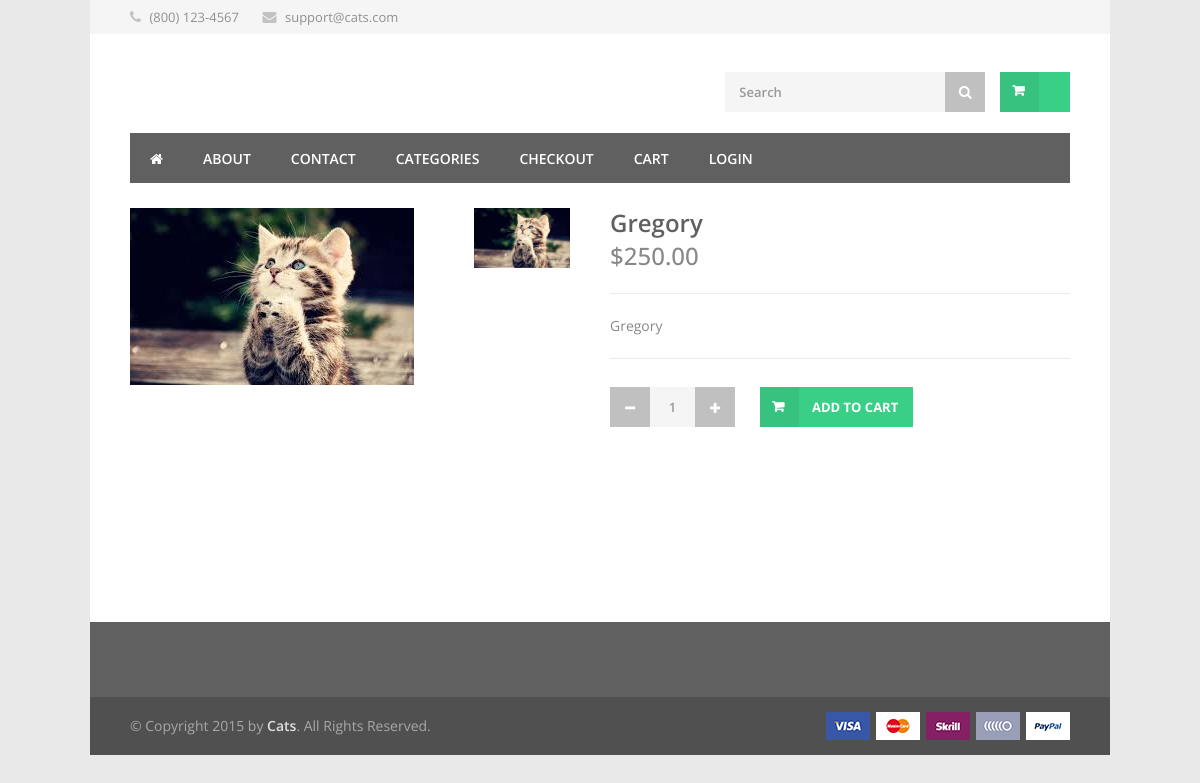
/details/13, run on the app's committed database.
### polls/models.py (models this page shows)
class Item(models.Model):
	price = models.IntegerField(default=0)
	description = models.CharField(max_length=20)
	category = models.ForeignKey(Category)
	picture = models.CharField(max_length=50)
	def __unicode__(self):
		return self.description

### polls/views.py (the view)
# urls.py: url(r'^details/(?P<itemId>[0-9]+)$', views.details, name="details"),
def details(request, itemId=0):
	title = "Details";
	if 'purchase' in request.GET:
		item = Item.objects.filter(id=itemId);
		makeCart(request, item[0]);
	i = Item.objects.filter(id=itemId);
	context = {'item': i[0]};
	request.session.name = "Adam";
	return render(request, 'details.html', context);

### polls/templates/details.html (shortened to what this page needs)
{% include "head.html" %}
{% load staticfiles %}
<div class="container">
	<div class="eight columns" >
		<div class="slider-padding">
			<div id="product-slider-vertical" class="royalSlider rsDefault">
			    <a href="images/product_item_04a-big.jpg" class="mfp-gallery" title="First Title"><img class="rsImg" src="{% static '' %}{{ item.picture }}.jpg" data-rsTmb="{% static '' %}{{ item.picture }}.jpg" alt="" /></a>
			 </div>
		</div>
	</div>
	<div class="eight columns">
		<div class="product-page">
			<section class="title">
				<h2>{{ item }}</h2>
				<span class="product-price">${{ item.price }}.00</span>
			</section>
			<section>
				<p class="margin-reset">{{ item.description }}</p>
			</section>
			<section class="linking">
					<form action='#'>
						<div class="qtyminus"></div>
						<input type='text' name="quantity" value='1' class="qty" />
						<div class="qtyplus"></div>
					</form>
					<a href="{% url 'polls:cart' %}/{{ item.id }}?purchase=True" class="button adc">Add to Cart</a>
			</section>
		</div>
	</div>
</div>
{% include "foot.html" %}

### polls/static/polls/css/colors/green.css (style rules this page uses)
.top-search button:hover, .cart-buttons a, .cart-buttons a.checkout, .menu > li:hover .current, .menu > li.sfHover .current, .menu > li:hover, .menu > li.sfHover, li.dropdown ul li a:hover, #jPanelMenu-menu li a:hover, input[type="button"], input[type="submit"], a.button, a.button.color, a.button.dark:hover, a.button.gray:hover, .icon-box:hover span, .tp-leftarrow:hover, .tp-rightarrow:hover, .sb-navigation-left:hover, .sb-navigation-right:hover, .product-discount, .newsletter-btn, #categories li a:hover, #categories li a.active, .flexslider .flex-prev:hover, .flexslider .flex-next:hover, .rsDefault .rsArrowIcn:hover, .hover-icon, #backtotop a:hover, #filters a:hover, #filters a.selected { background-color: #3acf87; }
a, .happy-clients-author, #categories li li a.active span, #categories li li a.active, #additional-menu ul li a:hover, #additional-menu ul li a:hover span, .mega a:hover, .mega ul li p a, #not-found i, .dropcap, .list-1.color li:before, .list-2.color li:before, .list-3.color li:before, .list-4.color li:before, .comment-by span.reply a:hover, .comment-by span.reply a:hover i, #categories li ul li a:hover span, #categories li ul li a:hover, table .cart-title a:hover, .st-val a:hover, .meta a:hover { color: #3acf87; }

### polls/static/polls/css/base.css (style rules this page uses)
html, body, div, span, applet, object, iframe, h1, h2, h3, h4, h5, h6, p, blockquote, pre, a, abbr, acronym, address, big, cite, code, del, dfn, em, img, ins, kbd, q, s, samp, small, strike, strong, sub, sup, tt, var, b, u, i, center, dl, dt, dd, ol, ul, li, fieldset, form, label, legend, table, caption, tbody, tfoot, thead, tr, th, td, article, aside, canvas, details, embed, figure, figcaption, footer, header, hgroup, menu, nav, output, ruby, section, summary, time, mark, audio, video { margin: 0; padding: 0; border: 0; font-size: 100%; font: inherit; vertical-align: baseline; }
article, aside, details, figcaption, figure, footer, header, hgroup, menu, nav, section { display: block; }
body { line-height: 1; }
body { background: #fff; font-size: 14px; line-height: 24px; color: #888; -webkit-font-smoothing: antialiased; -webkit-text-size-adjust: 100%; }
body.boxed { margin: 0 auto; background: #e9e9e9; }
body, h1, h2, h3, h4, h5, h6, input[type="button"], input[type="submit"], input[type="text"], input[type="password"], input[type="email"], textarea, select, button { font-family: "Open Sans", "HelveticaNeue", "Helvetica Neue", Helvetica, Arial, sans-serif; }
#wrapper img { height: auto; max-width: 100%; }
img, object, video { height: auto; display:block; }
img { width: auto; border: 0; -ms-interpolation-mode: bicubic; }
.margin-reset { margin: 0 !important; }
h1, h2, h3, h4, h5, h6 { color: #606060; font-weight: 500; }
h2 { font-size: 24px; line-height: 30px; }
p { margin: 0 0 15px 0; line-height: 24px; }
a { color: #3acf87; text-decoration: none; outline: 0; -webkit-transition: color 0.2s ease-in-out; -moz-transition: color 0.2s ease-in-out; -o-transition: color 0.2s ease-in-out; -transition: color 0.2s ease-in-out; }
input[type="text"], input[type="password"], input[type="email"], textarea, select { padding: 10px 12px; outline: none; font-size: 13px; color: #999; margin: 0; max-width: 100%; display: block; background: #f5f5f5; border: 1px solid #f5f5f5; font-weight: 600; }
input { -webkit-transition: all 0.1s ease-in-out; -moz-transition: all 0.1s ease-in-out; -o-transition: all 0.1s ease-in-out; -ms-transition: all 0.1s ease-in-out; transition: all 0.1s ease-in-out; }

### polls/static/polls/css/responsive.css (style rules this page uses)
.container .column, .container .columns { float: left; display: inline; margin-left: 10px; margin-right: 10px; }
.container .eight.columns { width: 580px; }
body.boxed, .fullwidth-element { width: 1290px; }
@media only screen and (min-width: 960px) and (max-width: 1389px) { .container { position: relative; width: 960px; margin: 0 auto; padding: 0; } }
@media only screen and (min-width: 960px) and (max-width: 1389px) { .container .column, .container .columns { float: left; display: inline; margin-left: 10px; margin-right: 10px; } }
@media only screen and (min-width: 960px) and (max-width: 1389px) { .container .eight.columns { width: 460px; } }
@media only screen and (min-width: 960px) and (max-width: 1389px) { body.boxed, .fullwidth-element { width: 1020px; } }
.container:after { content: "\0020"; display: block; height: 0; clear: both; visibility: hidden; }

### data on the page
Item: picture (picture), description "Gregory", price "250"
